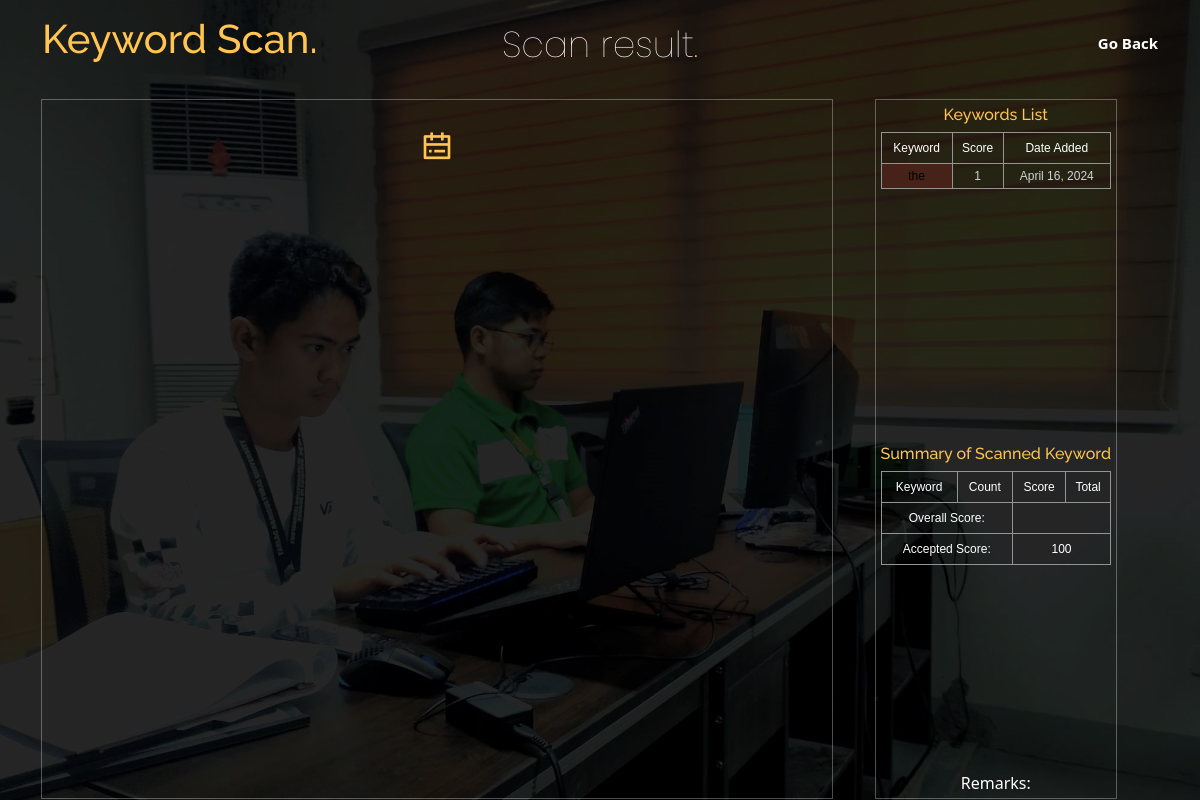
The page /Scan-Result (signed in) on the database as committed earlier.
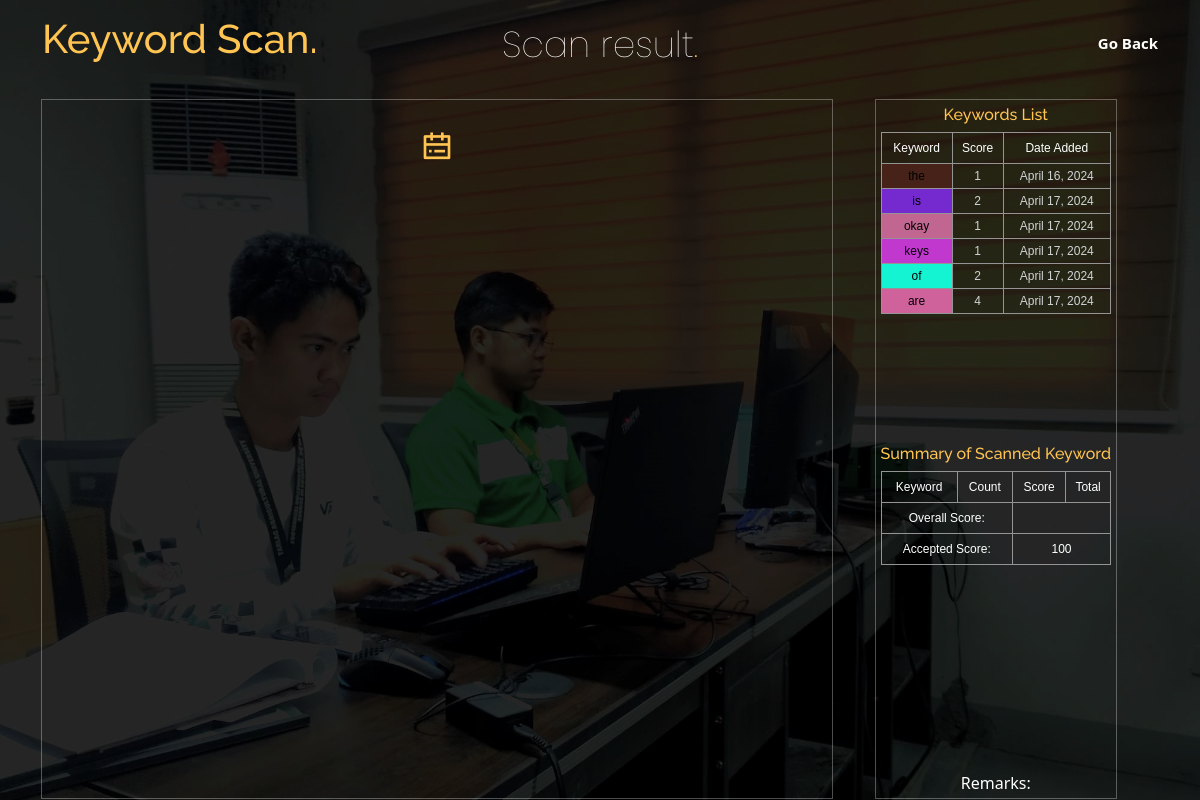
The same page on the database as committed later.
### myApp/models.py (models this page shows, shortened)
class KeyWord(models.Model):
    keyword_id = models.AutoField(primary_key=True)
    keywords = models.CharField(max_length=100)
    score = models.IntegerField()
    date_added = models.DateField(auto_now_add=True)
    admin_user = models.ForeignKey(User, on_delete=models.SET_DEFAULT, default=2)
    color_code = models.CharField(max_length=7, default='#000000')  # Field to store color code

class AcceptScore(models.Model):
    score_id = models.AutoField(primary_key=True)
    score = models.IntegerField()
    date_added = models.DateField(auto_now_add=True)
    admin_user = models.ForeignKey(User, on_delete=models.SET_DEFAULT, default=2)

### myApp/views.py (the view)
# urls.py: path('Scan-Result', views.index, name='home'),
def index(request):
    keywords = KeyWord.objects.all()
    accept_scores = AcceptScore.objects.all()
    return render(request, 'index.html', {'keywords': keywords, 'accept_scores': accept_scores})

### templates/index.html (shortened to what this page needs)
{% load static %}
<!DOCTYPE html>
<html lang="en">
<head>
    <link href="{% static 'vendor/aos/aos.css' %}" rel="stylesheet">
    <link href="{% static 'vendor/bootstrap/css/bootstrap.min.css' %}" rel="stylesheet">
    <link href="{% static 'vendor/bootstrap-icons/bootstrap-icons.css' %}" rel="stylesheet">
    <link href="{% static 'vendor/boxicons/css/boxicons.min.css' %}" rel="stylesheet">
    <link href="{% static 'vendor/glightbox/css/glightbox.min.css' %}" rel="stylesheet">
    <link href="{% static 'vendor/remixicon/remixicon.css' %}" rel="stylesheet">
    <link href="{% static 'vendor/swiper/swiper-bundle.min.css' %}" rel="stylesheet">
    <link href="{% static 'css/style.css' %}" rel="stylesheet">
</head>
<body>
<header id="header" class="fixed-top ">
    <div class="container d-flex align-items-center justify-content-lg-between">
        <h1 class="me-auto "><a href="#">Keyword Scan<span>.</span></a></h1>
        <nav id="navbar" class="navbar order-last order-lg-0">
            <ul>
                <li>
                    <a href="{% url 'test' %}">Go Back</a>
                </li>
            </ul>
        </nav>
    </div>
</header>
<section id="hero" class="d-flex align-items-center justify-content-center"
         style="width: 100%; padding:0;">
    <div class="container" data-aos="fade-up" style="padding:0; width: 100%; margin:0;">
        <div class="row justify-content-center" data-aos="fade-up" data-aos-delay="150" style="padding:0; margin-top:12px; margin-bottom:-50px;">
            <div class="col-xl-6 col-lg-8">
                <h1>Scan result<span>.</span></h1>
            </div>
        </div>
        {% if request.user.is_authenticated %}
        <div class="row gy-4 mt-5 justify-content-center" data-aos="zoom-in" data-aos-delay="250"
             style="padding:0; margin-top: -500px;">
            <div class="col-xl-2 col-md-4" style="width:68%; height: 100; padding:0;">
                <div class="icon-box">
                    <i class="ri-calendar-todo-line"></i>
                </div>
            </div>
            <div class="col-xl-2 col-md-4" style="width:28%; height: 700px; padding:0;">
                <div class="icon-box" style="padding: 1.5%; margin:0; display: inline-block;">
                    <h6><a href="#">Keywords List</a></h6>
                    <div class="table1">
                        <table id="customers">
                            <tr>
                                <th>Keyword</th>
                                <th>Score</th>
                                <th>Date Added</th>
                            </tr>
                            {% for keyword in keywords %}
                            <tr>
                                <td style="background-color:{{ keyword.color_code }}; color: #000000;">{{ keyword.keywords }}
                                </td>
                                <td>{{ keyword.score }}</td>
                                <td>{{ keyword.date_added }}</td>
                            </tr>
                            {% endfor %}
                        </table>
                    </div>
                    <h6  style="margin-top:12px;"><a href="#">Summary of Scanned Keyword</a></h6>
                    <div class="table2">
                        <table id="customers">
                            <tr>
                                <th>Keyword</th>
                                <th>Count</th>
                                <th>Score</th>
                                <th>Total</th>
                            </tr>
                            <tr>
                                <th colspan="2">Overall Score:</th>
                                <th colspan="2">{{ overall_total }}</th>
                            </tr>
                            <tr>
                                {% for score in accept_scores %}
                                <th colspan="2">Accepted Score:</th>
                                <th colspan="2">{{ score.score }}</th>
                                {% endfor %}
                            </tr>
                        </table>
                    </div>
                    <tr>
                        {% if score_description == "Score Passed" %}
                        <th colspan="4" class="pass-scores"><span style="color:white;">Remarks:</span>
                            <span class="pass-score">{{ score_description }}</span>
                        </th>
                        {% else %}
                        <th colspan="4" class="failed-scores"><span style="color:white;">Remarks:</span>
                        </th>
                        {% endif %}
                    </tr>
                </div>
            </div>
        </div>
    </div>
    {% else %}
    <div class="bg-img">
        <img src="/templates/logo.png">
    </div>
    {% endif %}
</section>
</body>
</html>

### myApp/static/css/style.css (style rules this page uses)
a { color: #ffc451; text-decoration: none; }
h1, h2, h3, h4, h5, h6 { font-family: "Raleway", sans-serif; }
#header { transition: all 0.5s; z-index: 997; padding: 15px 0; }
.navbar { padding: 0; }
.navbar ul { margin: 0; padding: 0; display: flex; list-style: none; align-items: center; }
.navbar li { position: relative; }
.navbar a, .navbar a:focus { display: flex; align-items: center; justify-content: space-between; padding: 10px 0 10px 30px; font-size: 15px; font-weight: 600; color: #fff; white-space: nowrap; transition: 0.3s; }
#hero { width: 100%; min-height: 100vh; background: url("../img/Us.jpg") top center; background-size: cover; position: relative; }
#hero:before { content: ""; background: rgba(0, 0, 0, 0.6); position: absolute; bottom: 0; top: 0; left: 0; right: 0; }
#hero .container { position: relative; padding-top: 74px; text-align: center; }
#hero h1 { margin: 0; font-size: 36px; font-weight: 100; line-height: 64px; color: #fff; font-family: "Poppins", sans-serif; }
#hero h1 span { color: #ffc451; }
#hero .icon-box { padding: 30px 20px; transition: ease-in-out 0.3s; border: 1px solid rgba(255, 255, 255, 0.3); height: 100%; text-align: center; }
#hero .icon-box i { font-size: 32px; line-height: 1; color: #ffc451; }
@media (min-width: 1024px) { #hero { background-attachment: fixed; } }
section { padding: 60px 0; overflow: hidden; }

### templates/index.html (style rules this page uses)
.table1, .table2 { height: 300px; overflow-y: scroll; }
.table2 #customers { cursor: pointer; }
.table1 #customers { cursor: no-drop; }
#customers { font-family: Arial, Helvetica, sans-serif; font-size: 12px; width: 100%; }
#customers td, #customers th { border: 1px solid #949494; padding: 3px; color: #D0D3D4; }
#customers tr:nth-child(even) { background-color: transparent; }
#customers th { padding-top: 6px; padding-bottom: 6px; text-align: center; background-color: transparent; color:#FFF; font-weight:10; }
#customers td { text-align: center; }

Rows that differ between the two databases and show on the page:
added KeyWord: keywords "is", score "2", date_added "April 17, 2024"
added KeyWord: keywords "okay", score "1", date_added "April 17, 2024"
added KeyWord: keywords "keys", score "1", date_added "April 17, 2024"
added KeyWord: keywords "of", score "2", date_added "April 17, 2024"
added KeyWord: keywords "are", score "4", date_added "April 17, 2024"
